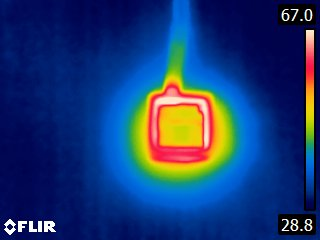
#> input picture Database/raw_data/1_thermal.jpg, 320 x 240 px, found by its file name
$ python test.py
#> lines starting #> are read from the running program, lines starting #| are printed output that depends on the picture
import cv2
import numpy as np
import SimpleITK as sitk
import matplotlib.pyplot as plt

class ImageRegistration:
    # [38 lines left out: functions __init__, register_images, resample_image, not called in this run]


class ImageProcessor:
    def __init__(self, thermal_path, rgb_path):
        self.thermal_path = thermal_path
        self.rgb_path = rgb_path
        self.thermal = None
        self.rgb = None

    def load_images(self):
        self.thermal = cv2.imread(self.thermal_path)
#> self.thermal is the input picture: shape (240, 320, 3); mean B, G, R 112.5, 58, 28.7
        self.rgb = cv2.imread(self.rgb_path)
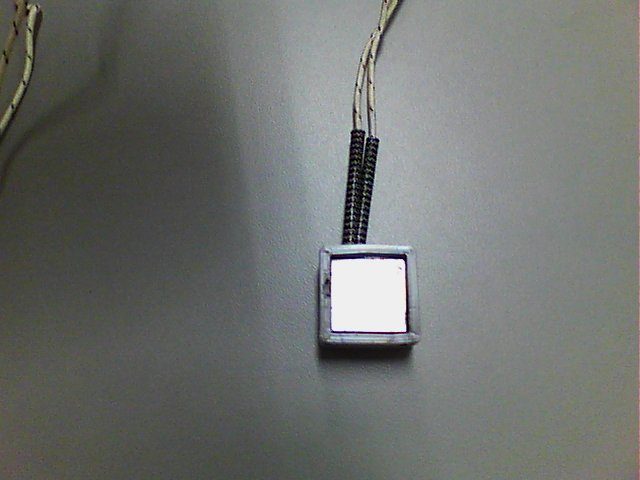
#> input picture Database/raw_data/1_rgb.jpg, 640 x 480 px, found by its file name
#> self.rgb is the input picture: shape (480, 640, 3); mean B, G, R 110, 112.9, 110.4
        if self.thermal is None:
            print("Error: Could not load the thermal image.")
        if self.rgb is None:
            print("Error: Could not load the RGB image.")

    def preprocess_images(self):
        if self.thermal is not None and self.rgb is not None:
            offset_image = np.zeros_like(self.rgb)
            offset_image[120:360, 160:480, :] = self.thermal
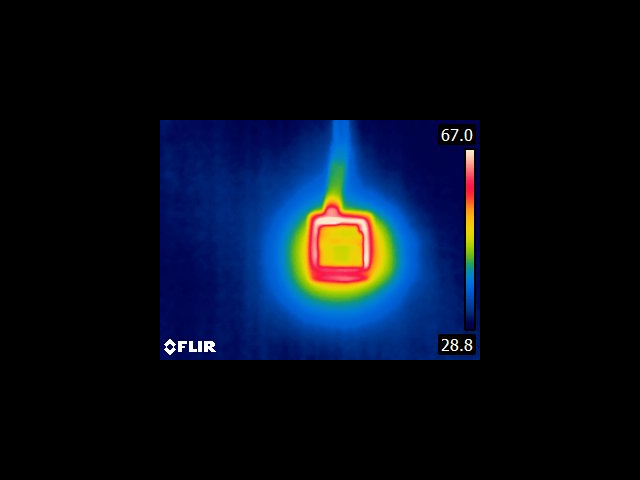
#> offset_image: shape (480, 640, 3); mean B, G, R 28.1, 14.5, 7.2
            self.thermal = offset_image
            self.thermal_gray = cv2.cvtColor(self.thermal, cv2.COLOR_BGR2GRAY)
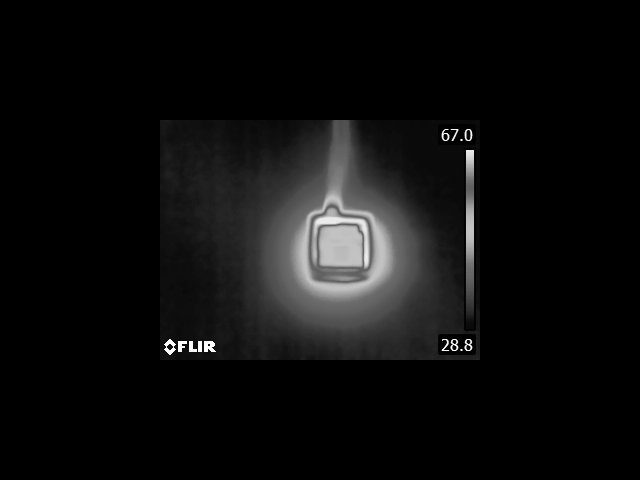
#> self.thermal_gray: shape (480, 640); min 0, max 255, mean 13.9
            self.rgb_gray = cv2.cvtColor(self.rgb, cv2.COLOR_BGR2GRAY)
            self.thermal_gray = cv2.GaussianBlur(self.thermal_gray, (5, 5), 0)
            self.rgb_gray = cv2.GaussianBlur(self.rgb_gray, (5, 5), 0)
            print("Thermal shape:", self.thermal.shape)
#| Thermal shape: (480, 640, 3)
            print("RGB shape:", self.rgb.shape)
#| RGB shape: (480, 640, 3)
            print("Thermal grayscale shape:", self.thermal_gray.shape)
#| Thermal grayscale shape: (480, 640)
            print("RGB grayscale shape:", self.rgb_gray.shape)
#| RGB grayscale shape: (480, 640)

    # [33 lines left out: functions show_image, fusion_and_show_results, not called in this run]


def main():
    thermal_path = 'Database/raw_data/1_thermal.jpg'
    rgb_path = 'Database/raw_data/1_rgb.jpg'

    processor = ImageProcessor(thermal_path, rgb_path)
    processor.load_images()
    processor.preprocess_images()

    fixed_image = sitk.GetImageFromArray(processor.rgb_gray)
    moving_image = sitk.GetImageFromArray(processor.thermal_gray)

    registration = ImageRegistration(fixed_image, moving_image)
    registration.register_images()

    registered_image = registration.resample_image(moving_image)

    fusion_and_show_results(fixed_image, registered_image)


if __name__ == "__main__":
    main()
#> (the call stopped at in main, `fixed_image = sitk.GetImageFromArray(processor.rgb_gray)`: SimpleITK is not available in this run)
